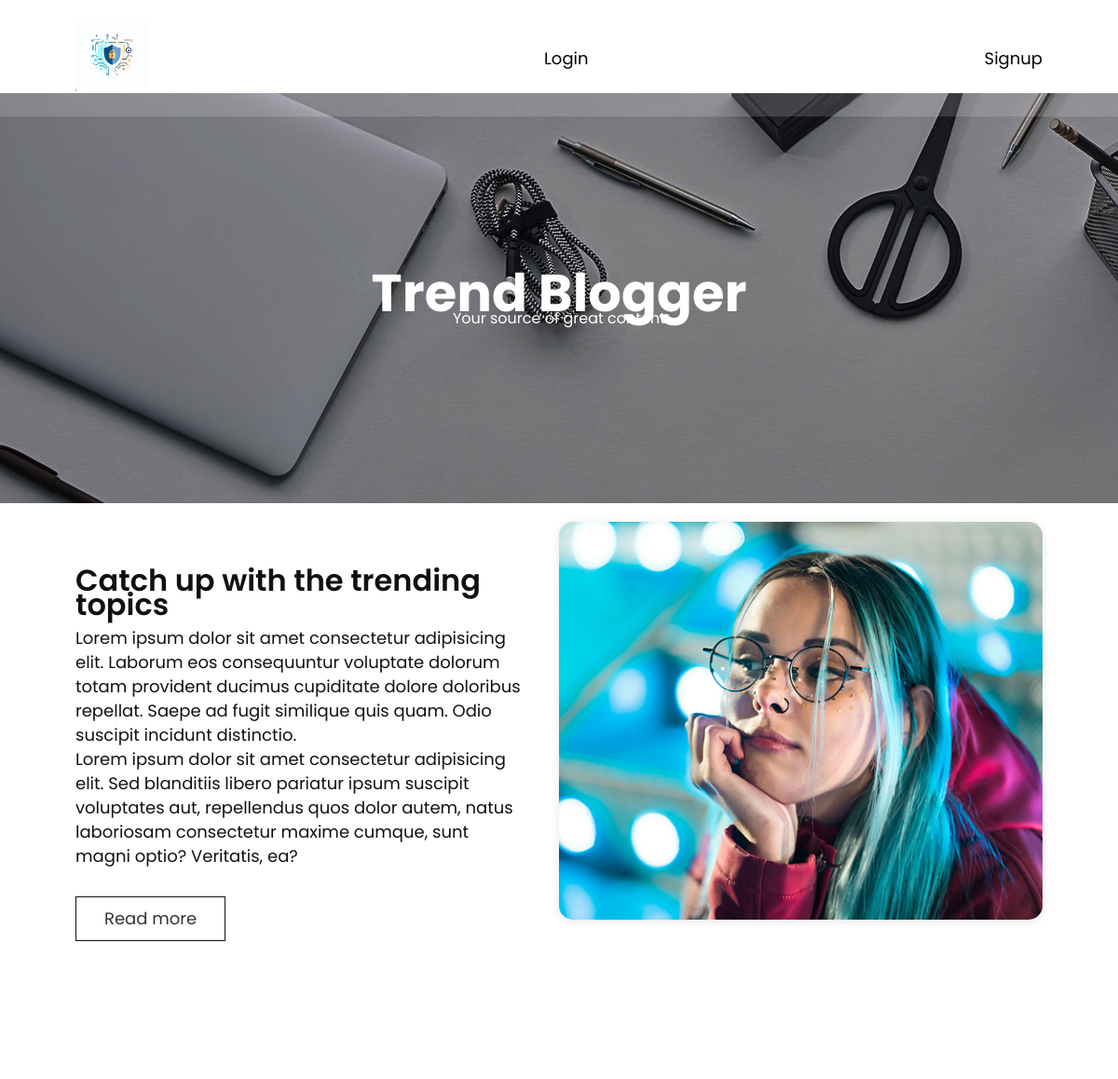
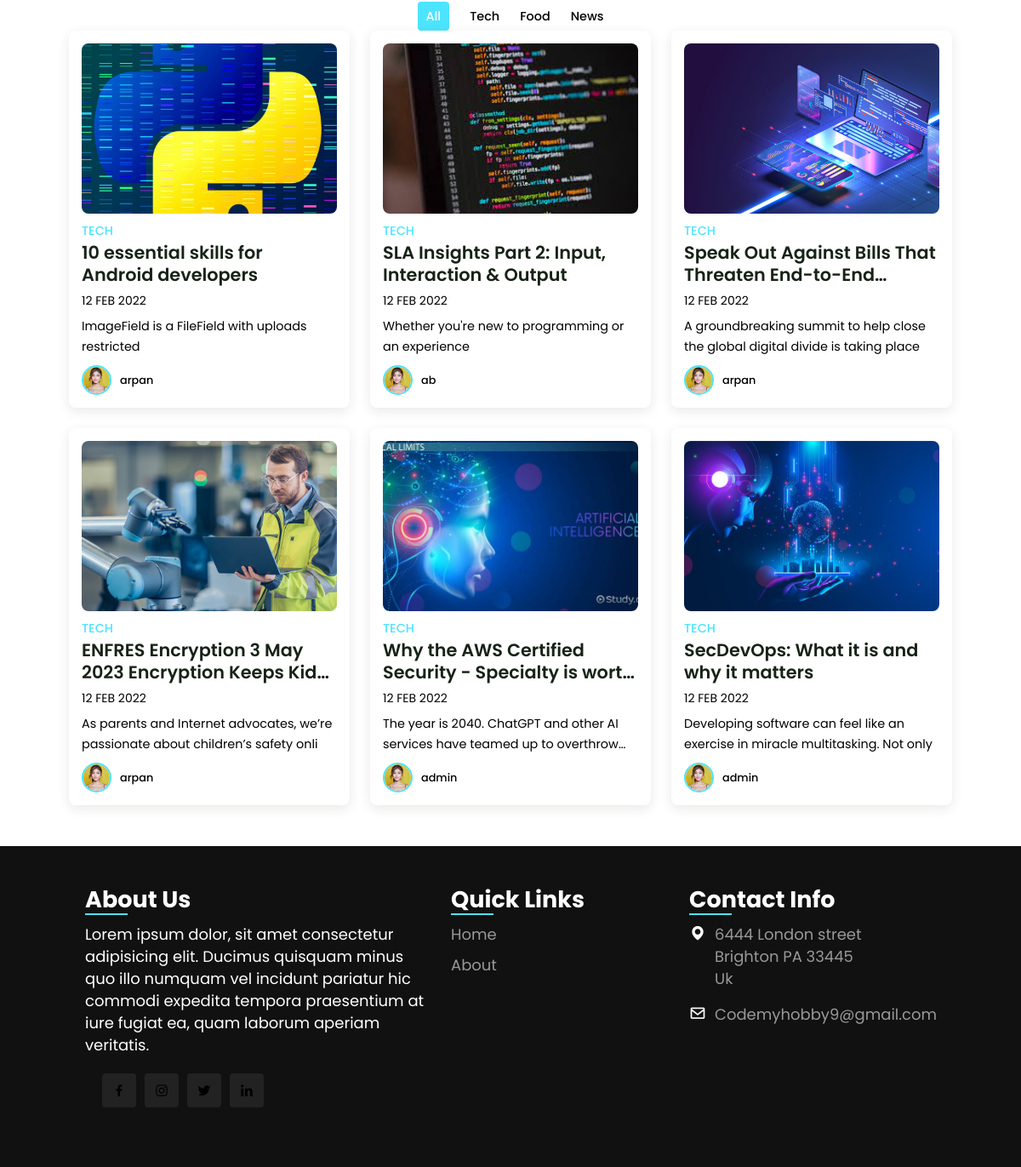
The page / on the database its author committed (2 pictures, top to bottom).
### blogs/models.py (models this page shows, shortened)
class Blog(models.Model):
    user_id = models.ForeignKey(User, on_delete=models.CASCADE)
    title = models.CharField(max_length=150)
    excerpt = models.CharField(max_length=80, default="")
    desc = models.TextField()
    date = models.DateTimeField(auto_now_add=True, null=True)
    Image = models.ImageField(upload_to ='uploads/', null = True)

### blogs/views.py (the view)
# urls.py: path("", views.Index, name = "Index"),
def Index(request):
    content = Blog.objects.all()
    params = {'blogs':content}
    return render(request, 'blog/index2.html',  params)

### templates/blog/index2.html (shortened to what this page needs)
<!DOCTYPE html>
<html lang="en">
<head>
    {% load static %}
    <link href="{% static 'https://unpkg.com/boxicons@2.1.4/css/boxicons.min.css' %}" rel='stylesheet'>
</head>
<body>
    <header class="page-header">
        <div class="container">
          <nav>
            <a href="">
              <img class="logo-main" width="78px" height: "78px" src="/static/images/logo.jpeg" alt="forecastr logo">
            </a>
            {% if user.is_authenticated %}
            <li class="nav-item">
              <a class="nav-link" href="/">{{request.user}}</a>
            </li>
            {% comment %} <li class="nav-item">
              <a class="nav-link" href="#">Link</a>
            </li> {% endcomment %}
            <li class="nav-item">
              <a class="nav-link" href="/upload-post">Post Blog</a>
            </li>
            <li class="nav-item">
              <a class="nav-link" href="/logout">Logout</a>
            </li>
            {% else %}
            <li class="nav-item">
              <a class="nav-link" href="/login">Login</a>
            </li>
            <li class="nav-item">
              <a class="nav-link" href="/register">Signup</a>
            </li>
            {% endif %}
          </nav>
        </div>
      </header>
    <section class="home" id="home">
        <div class="home-text container">
            <h2 class="home-title">Trend Blogger</h2>
            <span class="home-subtitle">Your source of great content</span>
        </div>
    </section>
    <section class="about container" id="about">
        <div class="contentBx">
            <h2 class="titleText">Catch up with the trending topics</h2>
            <p class="title-text">
                Lorem ipsum dolor sit amet consectetur adipisicing elit. Laborum eos consequuntur voluptate dolorum
                totam provident ducimus cupiditate dolore doloribus repellat. Saepe ad fugit similique quis quam. Odio
                suscipit incidunt distinctio.
                <br>Lorem ipsum dolor sit amet consectetur adipisicing elit. Sed blanditiis libero pariatur ipsum
                suscipit voluptates aut, repellendus quos dolor autem, natus laboriosam consectetur maxime cumque, sunt
                magni optio? Veritatis, ea?
            </p>
            <a href="#" class="btn2">Read more</a>
        </div>
        <div class="imgBx">
            <img src="static/images/about.png" alt="" class="fitBg">
        </div>
    </section>
    <div class="post-filter container">
        <span class="filter-item active-filter" data-filter="all">All</span>
        <span class="filter-item" data-filter="tech">Tech</span>
        <span class="filter-item" data-filter="food">Food</span>
        <span class="filter-item" data-filter="news">News</span>
    </div>
    {% block body %}
    <div class="post container">
        {% for blog in blogs %}
        <div class="post-box tech">
            <img src="/media/{{blog.Image}}" alt="" class="post-img">
            <h2 class="category">Tech</h2>
            <a href="blog-detail/{{blog.id}}" class="post-title">{{blog.title}}</a>
            <span class="post-date">12 Feb 2022</span>
            <p class="post-description">{{blog.excerpt}}</p>
            <div class="profile">
                <img src="static/images/testi1.jpg" alt="" class="profile-img">
                <span class="profile-name">{{blog.user_id.username}}</span>
            </div>
        </div>
        {% endfor %}
        {% endblock body %}
    </div>
    <footer>
        <div class="footer-container">
            <div class="sec aboutus">
                <h2>About Us</h2>
                <p>Lorem ipsum dolor, sit amet consectetur adipisicing elit. Ducimus quisquam minus quo illo numquam vel
                    incidunt pariatur hic commodi expedita tempora praesentium at iure fugiat ea, quam laborum aperiam
                    veritatis.</p>
                <ul class="sci">
                    <li><a href="#"><i class="bx bxl-facebook"></i></a></li>
                    <li><a href="#"><i class="bx bxl-instagram"></i></a></li>
                    <li><a href="#"><i class="bx bxl-twitter"></i></a></li>
                    <li><a href="#"><i class="bx bxl-linkedin"></i></a></li>
                </ul>
            </div>
            <div class="sec quicklinks">
                <h2>Quick Links</h2>
                <ul>
                    <li><a href="#">Home</a></li>
                    <li><a href="#">About</a></li>
                </ul>
            </div>
            <div class="sec contactBx">
                <h2>Contact Info</h2>
                <ul class="info">
                    <li>
                        <span><i class='bx bxs-map'></i></span>
                        <span>6444 London street <br> Brighton PA 33445 <br> Uk</span>
                    </li>
                    <li>
                        <span><i class='bx bx-envelope'></i></span>
                        <p><a href="mailto:codemyhobby9@gmail.com">Codemyhobby9@gmail.com</a></p>
                    </li>
                </ul>
            </div>
        </div>
    </footer>
</body>
</html>

### rows shown on the page
Blog: Image (picture), title "10 essential skills for Android developers", excerpt "ImageField is a FileField with uploads restricted", user_id.username "arpan"
Blog: Image (picture), title "SLA Insights Part 2: Input, Interaction & Output", excerpt "Whether you're new to programming or an experience", user_id.username "ab"
Blog: Image (picture), title "Speak Out Against Bills That Threaten…", excerpt "A groundbreaking summit to help close the global digital divide is taking place", user_id.username "arpan"
Blog: Image (picture), title "ENFRES Encryption 3 May 2023 Encryption Keeps…", excerpt "As parents and Internet advocates, we’re passionate about children’s safety onli", user_id.username "arpan"
Blog: Image (picture), title "Why the AWS Certified Security - Specialty is…", excerpt "The year is 2040. ChatGPT and other AI services have teamed up to…", user_id.username "admin"
Blog: Image (picture), title "SecDevOps: What it is and why it matters", excerpt "Developing software can feel like an exercise in miracle multitasking. Not only", user_id.username "admin"
